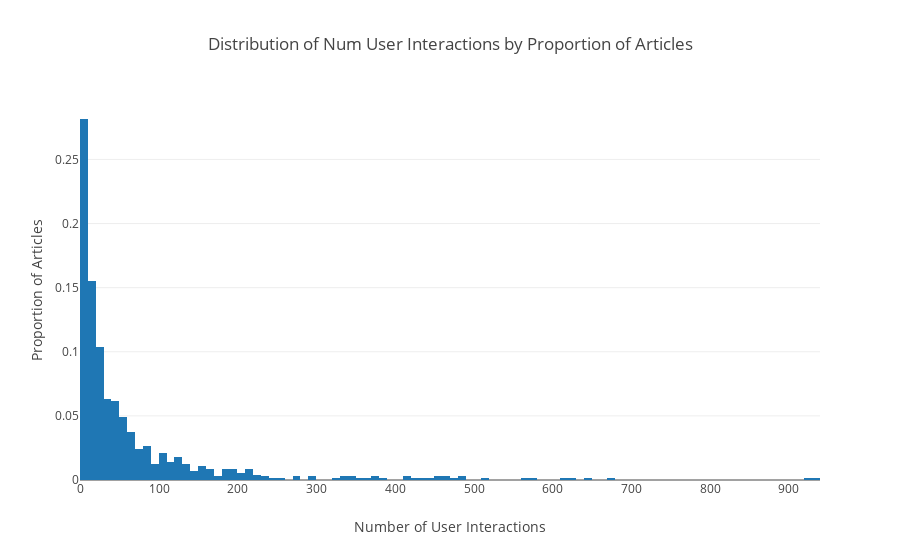

Source (notebook cell):
### Code cell
# plot histogram of num user interactions per article

hist_data = go.Histogram(x=article_interactions.num_users, histnorm='probability', nbinsx=100)
hist_layout = go.Layout(
    title=dict(
        text='Distribution of Num User Interactions by Proportion of Articles',
        x=0.5
        ),
    xaxis=dict(title="Number of User Interactions"),
    yaxis=dict(title="Proportion of Articles"),
    )
fig = go.Figure(data=[hist_data], layout=hist_layout)
py.iplot(fig)

### Figure 1 — Plotly figure (JSON) as saved in the notebook; plotly's stock layout.template omitted (floating-point values rounded to 4 significant figures; data arrays with more than 128 entries replaced by an {"elided": "..."} marker saying what was removed)
{"data": [{"histnorm": "probability", "nbinsx": 100, "type": "histogram", "x": {"elided": "714 int values"}}], "layout": {"title": {"text": "Distribution of Num User Interactions by Proportion of Articles", "x": 0.5}, "xaxis": {"title": "Number of User Interactions"}, "yaxis": {"title": "Proportion of Articles"}}}
